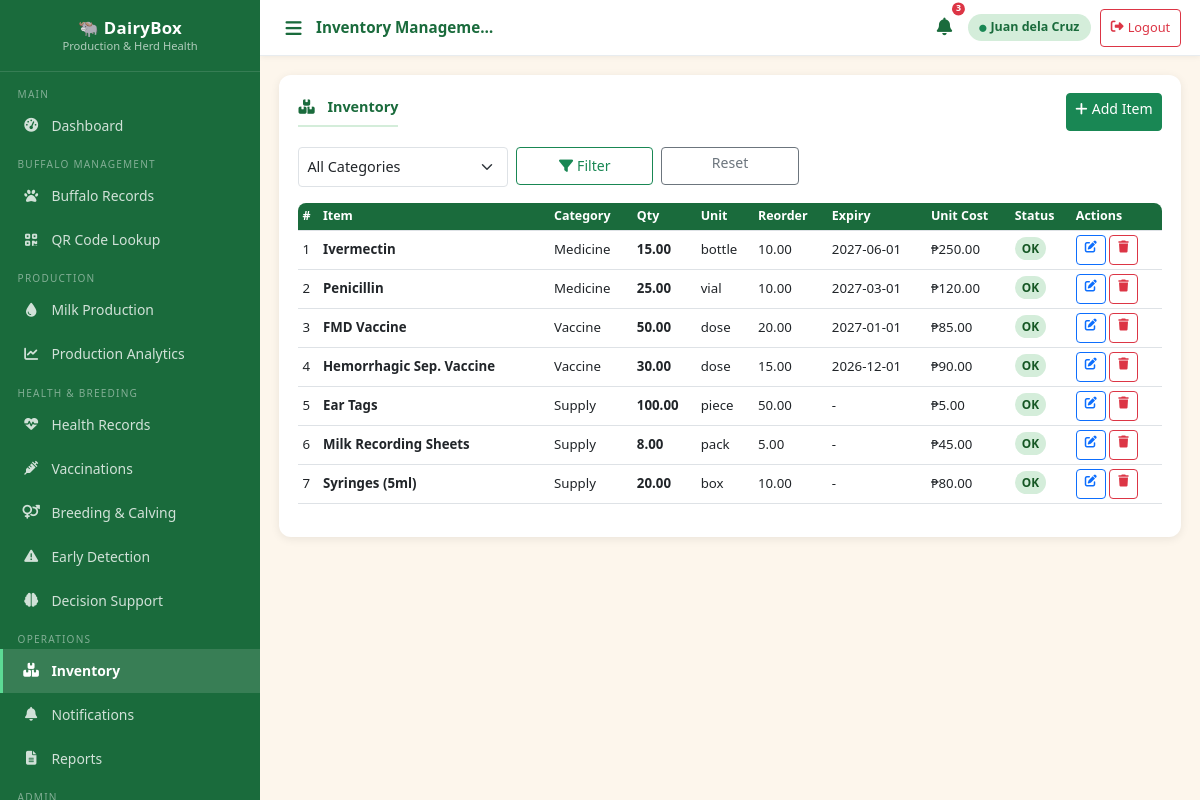
Screenshot of /modules/inventory.php (signed in) with the database file from the repository.
### tables this page shows
CREATE TABLE IF NOT EXISTS inventory (
    id              INT AUTO_INCREMENT PRIMARY KEY,
    item_name       VARCHAR(120) NOT NULL,
    category        ENUM('Medicine','Vaccine','Supply','Equipment','Feed','Other') DEFAULT 'Medicine',
    unit            VARCHAR(30),
    quantity        DECIMAL(10,2) DEFAULT 0,
    reorder_level   DECIMAL(10,2) DEFAULT 10,
    expiry_date     DATE,
    supplier        VARCHAR(120),
    unit_cost       DECIMAL(10,2),
    notes           TEXT,
    updated_by      INT,
    updated_at      TIMESTAMP DEFAULT CURRENT_TIMESTAMP ON UPDATE CURRENT_TIMESTAMP,
    created_at      TIMESTAMP DEFAULT CURRENT_TIMESTAMP,
    FOREIGN KEY (updated_by) REFERENCES users(id) ON DELETE SET NULL
);

### modules/inventory.php (the view, shortened to what this page needs)
<?php
$db        = getDB();
$action    = $_GET['action'] ?? 'list';
$editing = null;
$where = "WHERE 1"; $params = [];
$stmt = $db->prepare("SELECT * FROM inventory $where ORDER BY category,item_name");
$stmt->execute($params);
$items = $stmt->fetchAll();
include '../includes/header.php';
?>
<?php if ($action === 'add' || $action === 'edit'): ?>
<div class="card-section">
    <div class="section-title"><i class="fa fa-boxes me-2"></i><?= $editing ? 'Edit' : 'Add' ?> Inventory Item</div>
    <form method="POST">
        <input type="hidden" name="id" value="<?= $editing['id'] ?? 0 ?>">
        <div class="row g-3">
            <div class="col-md-5">
                <label class="form-label fw-semibold">Item Name *</label>
                <input type="text" name="item_name" class="form-control" value="<?= htmlspecialchars($editing['item_name'] ?? '') ?>" required>
            </div>
            <div class="col-md-3">
                <label class="form-label fw-semibold">Category</label>
                <select name="category" class="form-select">
                    <?php foreach (['Medicine','Vaccine','Supply','Equipment','Feed','Other'] as $cat): ?>
                    <option value="<?= $cat ?>" <?= ($editing['category']??'Medicine')===$cat?'selected':'' ?>><?= $cat ?></option>
                    <?php endforeach; ?>
                </select>
            </div>
            <div class="col-md-2">
                <label class="form-label fw-semibold">Unit</label>
                <input type="text" name="unit" class="form-control" value="<?= htmlspecialchars($editing['unit'] ?? '') ?>" placeholder="bottle, vial...">
            </div>
            <div class="col-md-2">
                <label class="form-label fw-semibold">Quantity</label>
                <input type="number" step="0.01" name="quantity" class="form-control" value="<?= $editing['quantity'] ?? 0 ?>">
            </div>
            <div class="col-md-2">
                <label class="form-label fw-semibold">Reorder Level</label>
                <input type="number" step="0.01" name="reorder_level" class="form-control" value="<?= $editing['reorder_level'] ?? 10 ?>">
            </div>
            <div class="col-md-3">
                <label class="form-label fw-semibold">Expiry Date</label>
                <input type="date" name="expiry_date" class="form-control" value="<?= $editing['expiry_date'] ?? '' ?>">
            </div>
            <div class="col-md-3">
                <label class="form-label fw-semibold">Unit Cost (₱)</label>
                <input type="number" step="0.01" name="unit_cost" class="form-control" value="<?= $editing['unit_cost'] ?? '' ?>">
            </div>
            <div class="col-md-4">
                <label class="form-label fw-semibold">Supplier</label>
                <input type="text" name="supplier" class="form-control" value="<?= htmlspecialchars($editing['supplier'] ?? '') ?>">
            </div>
            <div class="col-md-8">
                <label class="form-label fw-semibold">Notes</label>
                <input type="text" name="notes" class="form-control" value="<?= htmlspecialchars($editing['notes'] ?? '') ?>">
            </div>
        </div>
        <div class="mt-3 d-flex gap-2">
            <button type="submit" class="btn btn-success"><i class="fa fa-save me-1"></i>Save</button>
            <a href="inventory.php" class="btn btn-outline-secondary">Cancel</a>
        </div>
    </form>
</div>
<?php else: ?>
<div class="card-section">
    <div class="d-flex flex-wrap justify-content-between align-items-center mb-3 gap-2">
        <div class="section-title mb-0"><i class="fa fa-boxes me-2"></i>Inventory</div>
        <a href="?action=add" class="btn btn-success btn-sm no-print"><i class="fa fa-plus me-1"></i>Add Item</a>
    </div>
    <form class="row g-2 mb-3 no-print" method="GET">
        <div class="col-md-3">
            <select name="cat" class="form-select form-select-sm">
                <option value="">All Categories</option>
            </select>
        </div>
        <div class="col-md-2"><button class="btn btn-sm btn-outline-success w-100"><i class="fa fa-filter me-1"></i>Filter</button></div>
        <div class="col-md-2"><a href="inventory.php" class="btn btn-sm btn-outline-secondary w-100">Reset</a></div>
    </form>
    <div class="table-responsive">
    <table class="table table-sm table-hover">
        <thead><tr><th>#</th><th>Item</th><th>Category</th><th>Qty</th><th>Unit</th><th>Reorder</th><th>Expiry</th><th>Unit Cost</th><th>Status</th><th class="no-print">Actions</th></tr></thead>
        <tbody>
        <?php foreach ($items as $i => $inv):
            $lowStock  = $inv['quantity'] <= $inv['reorder_level'];
            $expiringSoon = $inv['expiry_date'] && strtotime($inv['expiry_date']) <= strtotime('+30 days');
            $rowCls    = $lowStock ? 'table-warning' : ($expiringSoon ? 'table-danger' : '');
        ?>
        <tr class="<?= $rowCls ?>">
            <td><?= $i+1 ?></td>
            <td><strong><?= htmlspecialchars($inv['item_name']) ?></strong></td>
            <td><?= $inv['category'] ?></td>
            <td><strong><?= $inv['quantity'] ?></strong></td>
            <td><?= htmlspecialchars($inv['unit']) ?></td>
            <td><?= $inv['reorder_level'] ?></td>
            <td><?= $inv['expiry_date'] ?? '-' ?></td>
            <td><?= $inv['unit_cost'] ? '₱'.number_format($inv['unit_cost'],2) : '-' ?></td>
            <td>
                <?php if (!$lowStock && !$expiringSoon): ?><span class="badge-custom badge-healthy">OK</span><?php endif; ?>
            </td>
            <td class="no-print">
                <a href="?action=edit&id=<?= $inv['id'] ?>" class="btn btn-xs btn-outline-primary" style="padding:.2rem .5rem;font-size:.75rem"><i class="fa fa-edit"></i></a>
                <a href="?delete=<?= $inv['id'] ?>" class="btn btn-xs btn-outline-danger" style="padding:.2rem .5rem;font-size:.75rem" onclick="return confirm('Delete?')"><i class="fa fa-trash"></i></a>
            </td>
        </tr>
        <?php endforeach; ?>
        </tbody>
    </table>
    </div>
</div>
<?php endif; ?>
<?php include '../includes/footer.php'; ?>

### assets/css/style.css (style rules this page uses)
:root { --green-dark: #1a6b3c; --green-main: #28a745; --green-light: #d4edda; --cream: #fdf6ec; --sidebar-w: 260px; --topbar-h: 56px; --bottom-nav-h: 60px; --radius: 12px; --shadow: 0 2px 10px rgba(0,0,0,.08); }
*, *::before, *::after { box-sizing: border-box; }
body { margin: 0; padding: 0; font-family: 'Segoe UI', system-ui, -apple-system, sans-serif; font-size: 15px; -webkit-tap-highlight-color: transparent; }
body.app-body { background: var(--cream); overflow-x: hidden; }
.card-section { background: #fff; border-radius: var(--radius); padding: 1.1rem 1.2rem; box-shadow: var(--shadow); margin-bottom: 1.2rem; }
.card-section .section-title { font-weight: 700; font-size: .9rem; color: var(--green-dark); border-bottom: 2px solid var(--green-light); padding-bottom: .45rem; margin-bottom: .9rem; display: flex; align-items: center; justify-content: space-between; flex-wrap: wrap; gap: .3rem; }
.table th { background: var(--green-dark); color: #fff; font-size: .78rem; font-weight: 600; white-space: nowrap; }
.table td { font-size: .83rem; vertical-align: middle; }
.table-responsive { border-radius: 8px; overflow: auto; -webkit-overflow-scrolling: touch; }
.badge-healthy { background: #d4edda; color: #155724; }
.badge-custom { padding: .28em .6em; border-radius: 20px; font-size: .74rem; font-weight: 600; }
.btn { min-height: 38px; font-size: .88rem; }
.btn-xs { padding: .25rem .5rem; font-size: .74rem; line-height: 1.4; border-radius: .25rem; min-height: 30px; }
.form-control, .form-select { font-size: .9rem; min-height: 40px; }

### rows the page displays
inventory: item_name "Ivermectin", category "Medicine", quantity "15.00", unit "bottle", reorder_level "10.00", expiry_date "2027-06-01", unit_cost "250.00", shows "OK"
inventory: item_name "Penicillin", category "Medicine", quantity "25.00", unit "vial", reorder_level "10.00", expiry_date "2027-03-01", unit_cost "120.00", shows "OK"
inventory: item_name "FMD Vaccine", category "Vaccine", quantity "50.00", unit "dose", reorder_level "20.00", expiry_date "2027-01-01", unit_cost "85.00", shows "OK"
inventory: item_name "Hemorrhagic Sep. Vaccine", category "Vaccine", quantity "30.00", unit "dose", reorder_level "15.00", expiry_date "2026-12-01", unit_cost "90.00", shows "OK"
inventory: item_name "Ear Tags", category "Supply", quantity "100.00", unit "piece", reorder_level "50.00", expiry_date "-", unit_cost "5.00", shows "OK"
inventory: item_name "Milk Recording Sheets", category "Supply", quantity "8.00", unit "pack", reorder_level "5.00", expiry_date "-", unit_cost "45.00", shows "OK"
inventory: item_name "Syringes (5ml)", category "Supply", quantity "20.00", unit "box", reorder_level "10.00", expiry_date "-", unit_cost "80.00", shows "OK"

### other values shown
$pageTitle "Inventory Management"
$nc2 "3"
$user['full_name'] "Juan dela Cruz"
